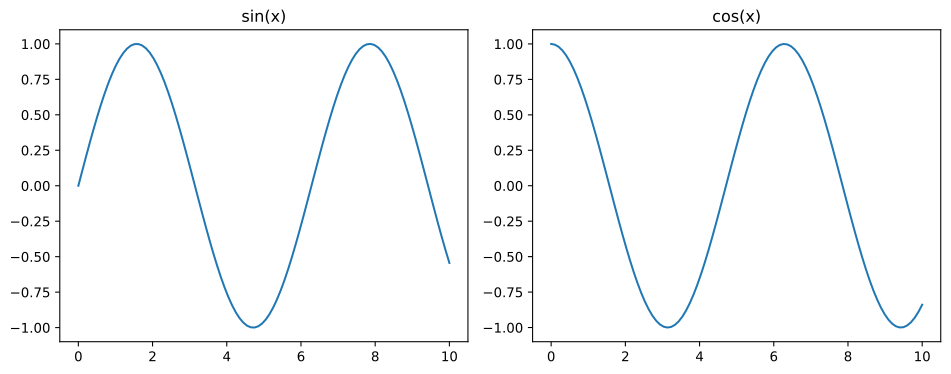

Python code for this plot:
import matplotlib.pyplot as plt
import numpy as np

x = np.linspace(0, 10, 100)

plt.figure(figsize=(10, 4))

plt.subplot(1, 2, 1)
plt.plot(x, np.sin(x))
plt.title("sin(x)")

plt.subplot(1, 2, 2)
plt.plot(x, np.cos(x))
plt.title("cos(x)")

plt.tight_layout()
plt.savefig("p10.svg", bbox_inches="tight")
